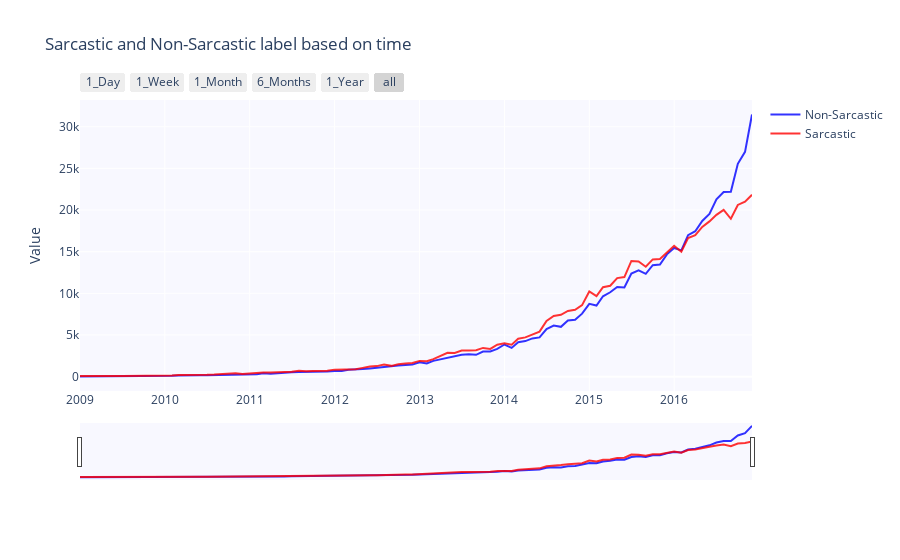

Notebook cell for this chart:
### Markdown cell above
<pre><font color = 'red'><b>To check whether the Non-Sarcastic and Sarcastic label changes over time</b><font>

### Code cell
import plotly.graph_objs as go

# Define dataframe for sarcastic and non-sarcastic label
non_sarcastic = df[df['label'] == 0]
sarcastic     = df[df['label'] == 1]

# Group the data by dates for non-sarcastic label
non_sarcastic = non_sarcastic.groupby(['date'])['label'].count()
non_sarcastic = pd.DataFrame(non_sarcastic)

# Group the data by dates for sarcastic label
sarcastic = sarcastic.groupby(['date'])['label'].count()
sarcastic = pd.DataFrame(sarcastic)

# Plotting the time series graph
fig = go.Figure()

fig.add_trace(go.Scatter(x       = non_sarcastic.index,
                         y       = non_sarcastic['label'],
                         name    = 'Non-Sarcastic',
                         line    = dict(color = 'blue'),
                         opacity = 0.8))

fig.add_trace(go.Scatter(x       = sarcastic.index,
                         y       = sarcastic['label'],
                         name    = 'Sarcastic',
                         line    = dict(color = 'red'),
                         opacity = 0.8))

fig.update_xaxes(rangeslider_visible = True,
                 rangeselector = dict(buttons = list([dict(count = 1, label = '1_Day', step = 'day', stepmode = 'backward'),
                                                      dict(count = 7, label = '1_Week', step = 'day', stepmode = 'backward'),
                                                      dict(count = 1, label = '1_Month', step = 'month', stepmode = 'backward'),
                                                      dict(count = 6, label = '6_Months', step = 'month', stepmode = 'backward'),
                                                      dict(count = 1, label = '1_Year', step = 'year', stepmode = 'backward'),
                                                      dict(step = 'all')])))
            
fig.update_layout(title_text   = 'Sarcastic and Non-Sarcastic label based on time', 
                  plot_bgcolor = 'rgb(248, 248, 255)',
                  yaxis_title  = 'Value')

fig.show()

### Figure 1 — Plotly figure (JSON) as saved in the notebook; plotly's stock layout.template omitted (floating-point values rounded to 4 significant figures)
{"data": [{"line": {"color": "blue"}, "name": "Non-Sarcastic", "opacity": 0.8, "type": "scatter", "x": ["2009-01", "2009-02", "2009-03", "2009-04", "2009-05", "2009-06", "2009-07", "2009-08", "2009-09", "2009-10", "2009-11", "2009-12", "2010-01", "2010-02", "2010-03", "2010-04", "2010-05", "2010-06", "2010-07", "2010-08", "2010-09", "2010-10", "2010-11", "2010-12", "2011-01", "2011-02", "2011-03", "2011-04", "2011-05", "2011-06", "2011-07", "2011-08", "2011-09", "2011-10", "2011-11", "2011-12", "2012-01", "2012-02", "2012-03", "2012-04", "2012-05", "2012-06", "2012-07", "2012-08", "2012-09", "2012-10", "2012-11", "2012-12", "2013-01", "2013-02", "2013-03", "2013-04", "2013-05", "2013-06", "2013-07", "2013-08", "2013-09", "2013-10", "2013-11", "2013-12", "2014-01", "2014-02", "2014-03", "2014-04", "2014-05", "2014-06", "2014-07", "2014-08", "2014-09", "2014-10", "2014-11", "2014-12", "2015-01", "2015-02", "2015-03", "2015-04", "2015-05", "2015-06", "2015-07", "2015-08", "2015-09", "2015-10", "2015-11", "2015-12", "2016-01", "2016-02", "2016-03", "2016-04", "2016-05", "2016-06", "2016-07", "2016-08", "2016-09", "2016-10", "2016-11", "2016-12"], "y": [32, 32, 35, 51, 42, 50, 56, 85, 87, 96, 95, 111, 105, 121, 152, 189, 180, 178, 182, 192, 228, 223, 274, 278, 323, 291, 404, 353, 427, 441, 527, 570, 568, 641, 617, 617, 678, 692, 834, 844, 913, 997, 1090, 1222, 1235, 1345, 1415, 1450, 1731, 1590, 1904, 2085, 2262, 2453, 2641, 2689, 2623, 3013, 3036, 3338, 3864, 3457, 4131, 4273, 4595, 4714, 5723, 6130, 5985, 6737, 6829, 7568, 8745, 8538, 9650, 10132, 10769, 10699, 12384, 12770, 12345, 13379, 13466, 14682, 15446, 15160, 16987, 17454, 18684, 19533, 21287, 22171, 22199, 25550, 26981, 31455]}, {"line": {"color": "red"}, "name": "Sarcastic", "opacity": 0.8, "type": "scatter", "x": ["2009-01", "2009-02", "2009-03", "2009-04", "2009-05", "2009-06", "2009-07", "2009-08", "2009-09", "2009-10", "2009-11", "2009-12", "2010-01", "2010-02", "2010-03", "2010-04", "2010-05", "2010-06", "2010-07", "2010-08", "2010-09", "2010-10", "2010-11", "2010-12", "2011-01", "2011-02", "2011-03", "2011-04", "2011-05", "2011-06", "2011-07", "2011-08", "2011-09", "2011-10", "2011-11", "2011-12", "2012-01", "2012-02", "2012-03", "2012-04", "2012-05", "2012-06", "2012-07", "2012-08", "2012-09", "2012-10", "2012-11", "2012-12", "2013-01", "2013-02", "2013-03", "2013-04", "2013-05", "2013-06", "2013-07", "2013-08", "2013-09", "2013-10", "2013-11", "2013-12", "2014-01", "2014-02", "2014-03", "2014-04", "2014-05", "2014-06", "2014-07", "2014-08", "2014-09", "2014-10", "2014-11", "2014-12", "2015-01", "2015-02", "2015-03", "2015-04", "2015-05", "2015-06", "2015-07", "2015-08", "2015-09", "2015-10", "2015-11", "2015-12", "2016-01", "2016-02", "2016-03", "2016-04", "2016-05", "2016-06", "2016-07", "2016-08", "2016-09", "2016-10", "2016-11", "2016-12"], "y": [72, 57, 70, 71, 68, 77, 89, 91, 98, 109, 116, 160, 173, 140, 214, 203, 188, 210, 228, 254, 311, 319, 405, 332, 409, 435, 517, 498, 512, 511, 597, 728, 659, 691, 679, 708, 850, 851, 927, 904, 1059, 1222, 1272, 1454, 1302, 1501, 1598, 1652, 1898, 1850, 2107, 2498, 2876, 2855, 3149, 3146, 3179, 3458, 3341, 3836, 4003, 3851, 4559, 4720, 5041, 5413, 6699, 7288, 7424, 7893, 8031, 8583, 10234, 9665, 10741, 10912, 11836, 11955, 13890, 13821, 13195, 14078, 14113, 14850, 15701, 15003, 16631, 16977, 17971, 18638, 19418, 20020, 18951, 20608, 21007, 21836]}], "layout": {"plot_bgcolor": "rgb(248, 248, 255)", "title": {"text": "Sarcastic and Non-Sarcastic label based on time"}, "xaxis": {"rangeselector": {"buttons": [{"count": 1, "label": "1_Day", "step": "day", "stepmode": "backward"}, {"count": 7, "label": "1_Week", "step": "day", "stepmode": "backward"}, {"count": 1, "label": "1_Month", "step": "month", "stepmode": "backward"}, {"count": 6, "label": "6_Months", "step": "month", "stepmode": "backward"}, {"count": 1, "label": "1_Year", "step": "year", "stepmode": "backward"}, {"step": "all"}]}, "rangeslider": {"visible": true}}, "yaxis": {"title": {"text": "Value"}}}}
